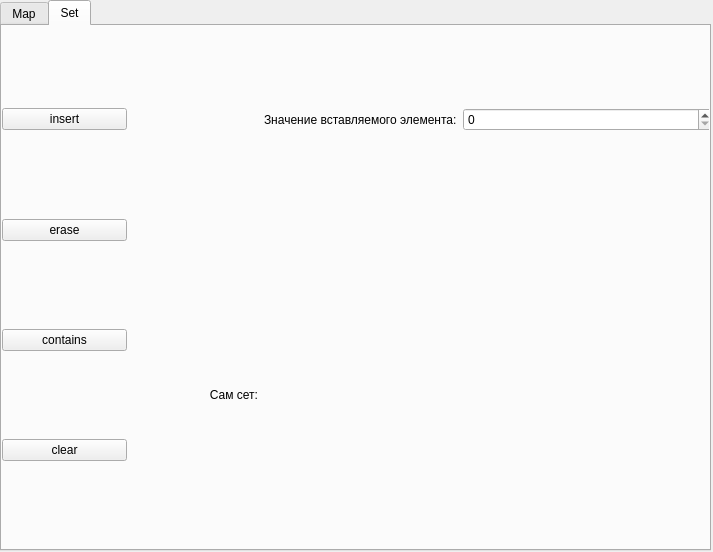
<?xml version="1.0" encoding="UTF-8"?>
<ui version="4.0">
 <class>MainWindow</class>
 <widget class="QMainWindow" name="MainWindow">
  <property name="geometry">
   <rect>
    <x>0</x>
    <y>0</y>
    <width>713</width>
    <height>552</height>
   </rect>
  </property>
  <property name="windowTitle">
   <string>MainWindow</string>
  </property>
  <widget class="QWidget" name="centralwidget">
   <widget class="QTabWidget" name="tabWidget">
    <property name="geometry">
     <rect>
      <x>0</x>
      <y>0</y>
      <width>711</width>
      <height>551</height>
     </rect>
    </property>
    <property name="currentIndex">
     <number>1</number>
    </property>
    <widget class="QWidget" name="tab">
     <attribute name="title">
      <string>Map</string>
     </attribute>
     <widget class="QWidget" name="gridLayoutWidget">
      <property name="geometry">
       <rect>
        <x>0</x>
        <y>0</y>
        <width>711</width>
        <height>521</height>
       </rect>
      </property>
      <layout class="QGridLayout" name="gridLayout">
       <item row="0" column="3">
        <widget class="QSpinBox" name="keySpinBox"/>
       </item>
       <item row="0" column="4">
        <widget class="QLabel" name="label_2">
         <property name="text">
          <string>Значение:</string>
         </property>
        </widget>
       </item>
       <item row="1" column="1">
        <widget class="QPushButton" name="mapRemoveButton">
         <property name="text">
          <string>erase</string>
         </property>
        </widget>
       </item>
       <item row="1" column="2" colspan="4">
        <widget class="QLabel" name="mapResLabel">
         <property name="text">
          <string/>
         </property>
        </widget>
       </item>
       <item row="0" column="2">
        <widget class="QLabel" name="label">
         <property name="text">
          <string>Ключ:</string>
         </property>
        </widget>
       </item>
       <item row="0" column="5">
        <widget class="QSpinBox" name="valSpinBox"/>
       </item>
       <item row="2" column="1">
        <widget class="QPushButton" name="mapContainsButton">
         <property name="text">
          <string>contains</string>
         </property>
        </widget>
       </item>
       <item row="0" column="1">
        <widget class="QPushButton" name="mapInsertButton">
         <property name="text">
          <string>insert</string>
         </property>
        </widget>
       </item>
       <item row="3" column="1">
        <widget class="QPushButton" name="mapClearButton">
         <property name="text">
          <string>clear</string>
         </property>
        </widget>
       </item>
       <item row="0" column="0" rowspan="4">
        <widget class="QTableWidget" name="mapTable">
         <column>
          <property name="text">
           <string>Ключ</string>
          </property>
         </column>
         <column>
          <property name="text">
           <string>Значение</string>
          </property>
         </column>
        </widget>
       </item>
      </layout>
     </widget>
    </widget>
    <widget class="QWidget" name="tab_2">
     <attribute name="title">
      <string>Set</string>
     </attribute>
     <widget class="QWidget" name="gridLayoutWidget_3">
      <property name="geometry">
       <rect>
        <x>0</x>
        <y>0</y>
        <width>711</width>
        <height>521</height>
       </rect>
      </property>
      <layout class="QGridLayout" name="gridLayout_3">
       <item row="2" column="2" rowspan="2" colspan="3">
        <widget class="QLabel" name="setLabel">
         <property name="text">
          <string/>
         </property>
        </widget>
       </item>
       <item row="1" column="0">
        <widget class="QPushButton" name="setRemoveButton">
         <property name="text">
          <string>erase</string>
         </property>
        </widget>
       </item>
       <item row="0" column="2">
        <widget class="QLabel" name="label_3">
         <property name="text">
          <string>Значение вставляемого элемента:</string>
         </property>
        </widget>
       </item>
       <item row="2" column="0">
        <widget class="QPushButton" name="setContainsButton">
         <property name="text">
          <string>contains</string>
         </property>
        </widget>
       </item>
       <item row="0" column="3" colspan="2">
        <widget class="QSpinBox" name="setValSpinBox"/>
       </item>
       <item row="1" column="2" colspan="3">
        <widget class="QLabel" name="setResLabel">
         <property name="text">
          <string/>
         </property>
        </widget>
       </item>
       <item row="0" column="0">
        <widget class="QPushButton" name="setInsertButton">
         <property name="text">
          <string>insert</string>
         </property>
        </widget>
       </item>
       <item row="3" column="0">
        <widget class="QPushButton" name="setClearButton">
         <property name="text">
          <string>clear</string>
         </property>
        </widget>
       </item>
       <item row="2" column="1" rowspan="2">
        <widget class="QLabel" name="label_4">
         <property name="text">
          <string>Сам сет:</string>
         </property>
         <property name="alignment">
          <set>Qt::AlignRight|Qt::AlignTrailing|Qt::AlignVCenter</set>
         </property>
        </widget>
       </item>
      </layout>
     </widget>
    </widget>
   </widget>
  </widget>
 </widget>
 <resources/>
 <connections/>
</ui>
